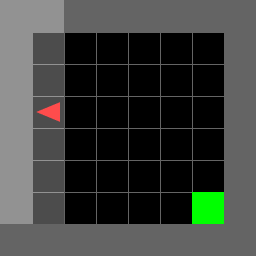
#> input picture data/Data 2/is_turned/neg/132.png, 256 x 256 px, given as the content of the folder ./Data/is_on_edge/Clear/pos/, which was not available
$ python blur_data.py
#> lines starting #> are read from the running program, lines starting #| are printed output that depends on the picture
import os
from PIL import Image, ImageFilter


new_path = "./Data/is_on_edge/Blurred/pos/"
path = "./Data/is_on_edge/Clear/pos/"
files = os.listdir(path)


for file in files:
    or_image = Image.open(path+file)
#> or_image is the input picture: PIL image 256x256 RGB; mean R, G, B 60.5, 63.8, 59.8
    boxImage = or_image.filter(ImageFilter.BoxBlur(7))
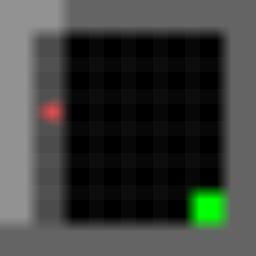
#> boxImage: PIL image 256x256 RGB; mean R, G, B 60.5, 63.9, 59.9
    boxImage.save(new_path+file)


new_path = "./Data/is_on_edge/Blurred/neg/"
path = "./Data/is_on_edge/Clear/neg/"
files = os.listdir(path)


for file in files:
    or_image = Image.open(path+file)
    boxImage = or_image.filter(ImageFilter.BoxBlur(7))
    boxImage.save(new_path+file)
#> pass 2 of the loop `for file in files:`:
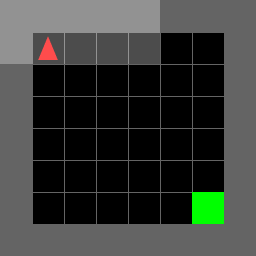
#> input picture data/Data 2/is_turned/neg/2.png, 256 x 256 px, found by its file name
#> or_image is the input picture: PIL image 256x256 RGB; mean R, G, B 56.7, 60, 56.1
#> `boxImage = or_image.filter(ImageFilter.BoxBlur(7))`:
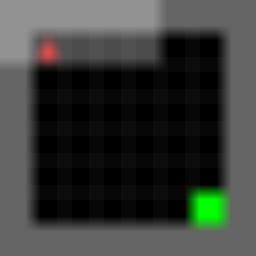
#> boxImage: PIL image 256x256 RGB; mean R, G, B 56.8, 60.1, 56.1
#> pass 3 of the loop `for file in files:`:
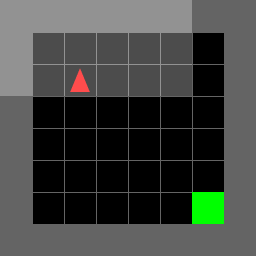
#> input picture data/Data 2/is_turned/neg/41.png, 256 x 256 px, found by its file name
#> or_image is the input picture: PIL image 256x256 RGB; mean R, G, B 65.1, 68.4, 64.5
#> `boxImage = or_image.filter(ImageFilter.BoxBlur(7))`:
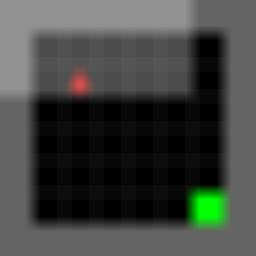
#> boxImage: PIL image 256x256 RGB; mean R, G, B 65.2, 68.5, 64.5
#> the loop made 4 passes; the first 3 are shown
